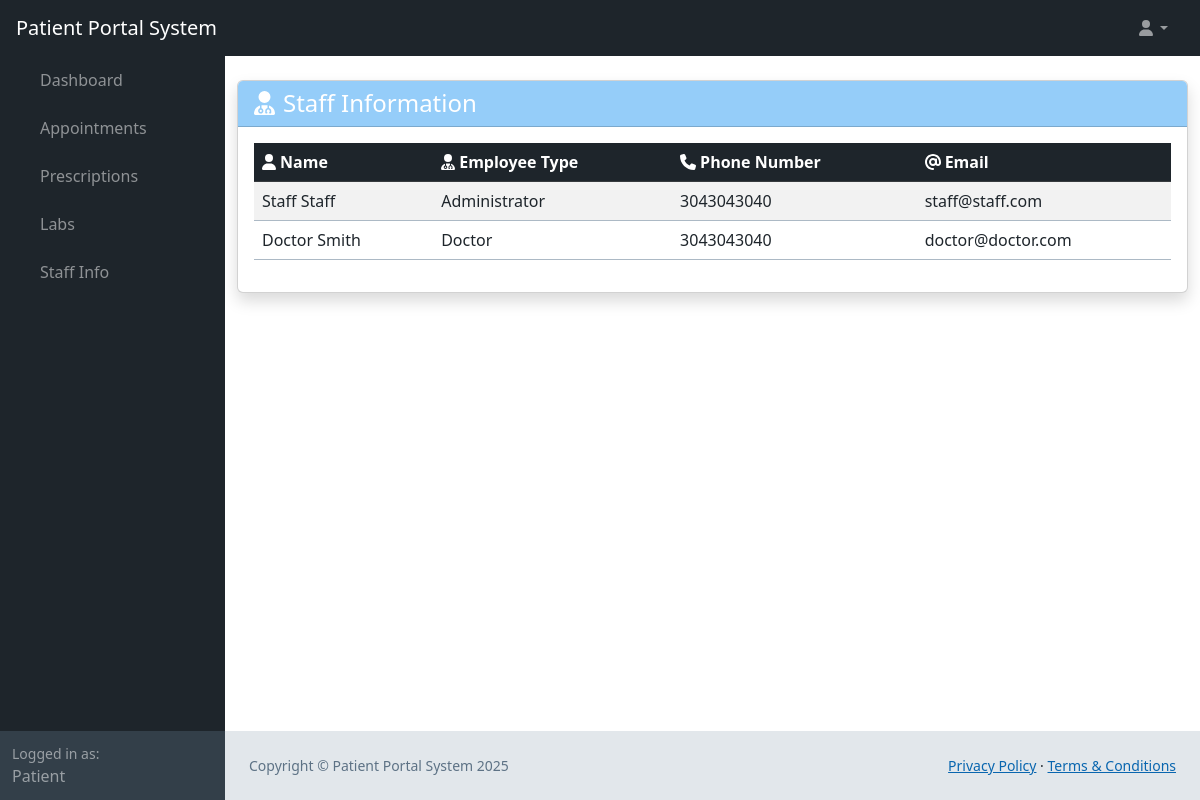
The app's page /web_root/staff-info.php (signed in) with its own data.
### tables this page shows
CREATE TABLE `user` (
  `user_id` bigint(20) NOT NULL AUTO_INCREMENT,
  `first_name` varchar(25) NOT NULL,
  `last_name` varchar(50) NOT NULL,
  `phone_number` bigint(20) NOT NULL,
  `email` varchar(50) NOT NULL,
  `username` varchar(25) NOT NULL,
  `password_hash` varchar(60) NOT NULL,
  `bio` mediumtext DEFAULT NULL,
  `profile_pic` longblob DEFAULT NULL,
  PRIMARY KEY (`user_id`)
);

CREATE TABLE `staff` (
  `staff_id` int(11) NOT NULL AUTO_INCREMENT,
  `employee_type` varchar(45) DEFAULT NULL,
  `date_employed` date DEFAULT NULL,
  `user_id` bigint(20) NOT NULL,
  PRIMARY KEY (`staff_id`,`user_id`),
  KEY `fk_staff_user1_idx` (`user_id`),
  CONSTRAINT `fk_staff_user1` FOREIGN KEY (`user_id`) REFERENCES `user` (`user_id`)
);

### web_root/staff-info.php (called while the page is built, shortened)
<?php
require 'generic.php';
$query = 'SELECT * FROM staff JOIN user ON user.user_id = staff.user_id';
$employees = queryAsArray($conn, $query);
?>
<?php
require 'landing-content.php';
?>

### web_root/generic.php (called while the page is built, shortened)
<?php
    require 'functions.php';
    $conn = OpenCon();
    $userData = getDatafromTable($conn, "user", ["username" => $_SESSION['username']])[0];
    $user_id = $userData['user_id'];
    $firstName = $userData['first_name'];
    if (sizeOf(getDatafromTable($conn, "staff", ["user_id" => $user_id])) > 0) {
        $staff = getDatafromTable($conn, "staff", ["user_id" => $user_id])[0];
        $patient = null;
        $mode = 'Staff';
        if ($staff['employee_type'] == 'Administrator') {
            $mode = 'Admin';
        }
    } else {
        $mode = 'Patient';
    }
?>

### web_root/functions.php (called while the page is built, shortened)
<?php
function getDatafromTable(mysqli $conn, string $table, array $searchConditions, $booleanOperations = "AND", $query = "select * from "): int|array
{
    $type = gettype($booleanOperations);
    if ($type == "array") {
        if (sizeof($booleanOperations) > sizeof($searchConditions)) {
            printf("There should be more search conditions than boolean operations");
            return 100;
        }
        for ($i = 0; $i < sizeof($booleanOperations); $i++) {
            if (!in_array(strtoupper($booleanOperations[$i]), ["OR", "AND", "XOR"])) {
                printf("Error getting data: incorrect boolean operator in '$booleanOperations'");
                return 101;
            }
        }
        for ($i = 0; $i < sizeof($searchConditions); $i++) {
            if ($i < sizeof($booleanOperations)) {
                $operations[$i] = strtoupper($booleanOperations[$i]);
            } else {
                $operations[$i] = "AND";
            }
        }
    } else if (!($type == "string")) {
        printf("Error incorrect data type for '$booleanOperations'");
        return 103;
    } else {
        if (in_array(strtoupper($booleanOperations), ["OR", "AND", "XOR"])) {
            for ($i = 0; $i < sizeof($searchConditions); $i++) {
                $operations[$i] = strtoupper($booleanOperations);
            }
        }
    }
    $query .= $table;
    if (sizeof($searchConditions) > 0) {
        $query .= " WHERE ";
    }
    $i = 0;
    foreach ($searchConditions as $key => $value) {
        $query .= $key . " = " . '\'' . $value . '\'';
        $query .= ' ' . $operations[$i] . ' ';
        $i++;
    }
    $query = substr($query, 0, strlen($query) - (strlen($operations[sizeof($operations) - 1]) + 2)) . ';';
    $result = mysqli_query($conn, $query);
    $results = mysqli_fetch_all($result, MYSQLI_BOTH);
    return $results;
}
function queryAsArray($conn, $query): array
{
    return $conn->query($query)->fetch_all(MYSQLI_BOTH);
}
?>

### web_root/staff-info-content.php (the view, shortened to what this page needs)
<div class="container py-4">
    <div class="card shadow">
        <div class="card-header bg-primary text-white">
            <h1 class="h4 mb-0"><i class="fas fa-user-md me-2"></i>Staff Information</h1>
        </div>
        <div class="card-body">
            <?php if (empty($employees)): ?>
                <div class="alert alert-dark">
                    <i class="fas fa-info-circle me-2"></i>No staff records found.
                </div>
            <?php else: ?>
                <div class="table-responsive">
                    <table class="table table-striped table-hover">
                        <thead class="table-dark">
                            <tr>
                                <th><i class="fas fa-user me-1"></i>Name</th>
                                <th><i class="fas fa-user-md me-1"></i>Employee Type</th>
                                <th><i class="fas fa-phone me-1"></i>Phone Number</th>
                                <th><i class="fas fa-at me-1"></i>Email</th>
                            </tr>
                        </thead>
                        <tbody>
                            <?php foreach ($employees as $employee): ?>
                                <tr>
                                    <td><?= htmlspecialchars($employee['first_name'] . ' ' . $employee['last_name']) ?></td>
                                    <td><?= htmlspecialchars($employee['employee_type']) ?></td>
                                    <td><?= htmlspecialchars($employee['phone_number']) ?></td>
                                    <td><?= htmlspecialchars($employee['email']) ?></td>
                                </tr>
                            <?php endforeach; ?>
                        </tbody>
                    </table>
                </div>
            <?php endif; ?>
        </div>
    </div>
</div>

### web_root/landing-content.php (shortened to what this page needs)
<!DOCTYPE html>
<html lang="en">
<head>
    <link href="../css/styles.css" rel="stylesheet" />
    <link href="../css/calendar.css" rel="stylesheet" />
</head>
<body class="sb-nav-fixed">
    <nav class="sb-topnav navbar navbar-expand navbar-dark bg-dark">
        <a class="navbar-brand ps-3" href="landing.php"><?php echo $mode . " Portal System" ?></a>
        <ul class="navbar-nav ms-auto ms-md-0 me-3 me-lg-4">
            <li class="nav-item dropdown">
                <a class="nav-link dropdown-toggle" id="navbarDropdown" href="#" role="button" data-bs-toggle="dropdown"
                    aria-expanded="false"><i class="fas fa-user fa-fw"></i></a>
            </li>
        </ul>
    </nav>
    <div id="layoutSidenav">
        <div id="layoutSidenav_nav">
            <nav class="sb-sidenav accordion sb-sidenav-dark" id="sidenavAccordion">
                <div class="sb-sidenav-menu">
                    <div class="nav">
                        <div class="collapse show" id="collapseLayouts" aria-labelledby="headingOne"
                            data-bs-parent="#sidenavAccordion">
                            <nav class="sb-sidenav-menu-nested nav">
                                <a class="nav-link" href="landing.php">Dashboard</a>
                                <a class="nav-link" href="appointments.php">Appointments</a>
                                <a class="nav-link" href="prescriptions.php">Prescriptions</a>
                                <a class="nav-link" href="labs.php">Labs</a>
                                <a class="nav-link" href="staff-info.php">Staff Info</a>
                            </nav>
                        </div>
                    </div>
                </div>
                <div class="sb-sidenav-footer">
                    <div class="small">Logged in as:</div>
                    <?php echo $firstName; ?>
                </div>
            </nav>
        </div>
        <div id="layoutSidenav_content">
            <?php require $content_url ?>
            <?php require 'footer.php' ?>
        </div>
    </div>
</body>

### css/calendar.css (style rules this page uses)
:root { --fc-event-bg-color: #48A8F5; --fc-event-border-color: #48A8F5; --fc-button-text-color: #fff; --fc-button-bg-color: #333F49; --fc-button-border-color: #333F49; --fc-button-hover-bg-color: #1E252B; --fc-button-hover-border-color: #1E252B; --fc-button-active-bg-color: #1E252B; --fc-button-active-border-color: #1E252B; --fc-highlight-color: #cfe8fc; --fc-today-bg-color: #EFF2F4; }

### records on screen
user: first_name "Patient"
staff: user.last_name "Staff Staff", employee_type "Administrator", user.phone_number "3043043040", user.email "staff@staff.com"
staff: user.last_name "Doctor Smith", employee_type "Doctor", user.phone_number "3043043040", user.email "doctor@doctor.com"

### other values on screen
$mode "Patient"
